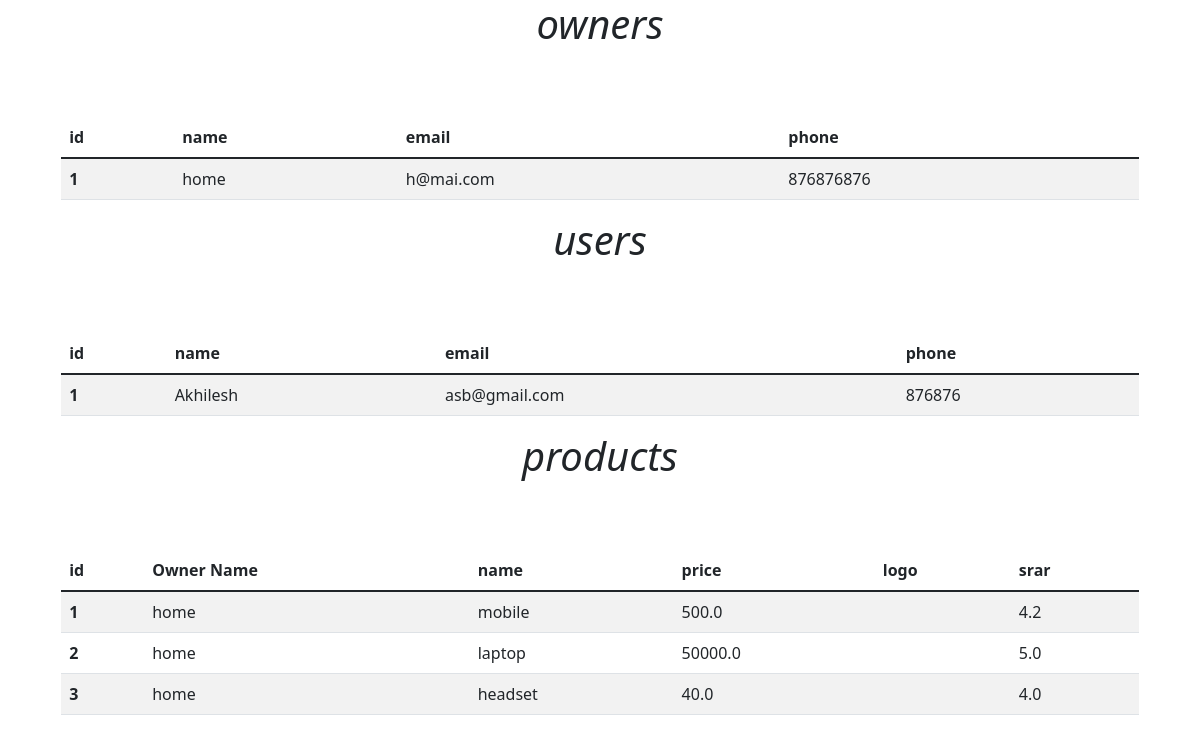
Page /owner/admin/ on the committed database.
### owner/models.py (models this page shows)
class owners (models.Model):
  name = models.CharField(max_length=255)
  phone = models.IntegerField()
  password = models.CharField(max_length=10)
  email = models.CharField(max_length=100)

class products (models.Model):
  owner_name = models.CharField(max_length=255)
  name = models.CharField(max_length=255)
  star = models.FloatField()
  image = models.CharField(max_length=2555)
  discription = models.CharField(max_length=255)
  price = models.FloatField ()
  stock = models.FloatField()
  video = models.CharField(max_length=2555)
  discount = models.FloatField()
  image2 = models.CharField(max_length=2555)
  image3 = models.CharField(max_length=2555)

### users/models.py (models this page shows)
class users (models.Model):
  name = models.CharField(max_length=255)
  password = models.CharField(max_length=10)
  email = models.CharField(max_length=100)
  phone = models.IntegerField()
  date = models.DateField()
  gender = models.CharField(max_length=50)

### owner/views.py (the view)
# urls.py: path('admin/',views.admin1 ,name = 'admin' ),
def admin1 (request):
  owner=owners.objects.all()
  order = orde.objects.all()
  user = users.objects.all()
  product = products.objects.all()
  data = {
    'owners':owner,
    'order':order,
    'user':user,
    'product':product
  }
  return render (request,'admin.html',data)

### owner/templates/admin.html (shortened to what this page needs)
<!DOCTYPE html>
<html>
  <head>
    <link href="https://cdn.jsdelivr.net/npm/bootstrap@5.1.3/dist/css/bootstrap.min.css" rel="stylesheet">
  </head>
  <body>
    <div class="">
    <div class="row">
      <h1 class="txt">owners</h1>
    <div class="tabl">
<table class="table table-striped" >
  <thead>
    <tr>
      <th scope="col">id</th>
      <th scope="col">name</th>
      <th scope="col">email</th>
      <th scope="col">phone</th>
    </tr>
  </thead>
  <tbody>
      {% for i in owners %}
    <tr>
      <th scope="row">{{i.id}}</th>
      <td>{{i.name}}</td>
      <td>{{i.email}}</td>
      <td>{{i.phone}}</td>
    </tr>
    {% endfor %}
  </tbody>
</table>
</div>
</div>
</div>
 <div class="">
    <div class="row">
      <h1 class="txt">users</h1>
    <div class="tabl">
<table class="table table-striped" >
  <thead>
    <tr>
      <th scope="col">id</th>
      <th scope="col">name</th>
      <th scope="col">email</th>
      <th scope="col">phone</th>
    </tr>
  </thead>
  <tbody>
      {% for i in user %}
    <tr>
      <th scope="row">{{i.id}}</th>
      <td>{{i.name}}</td>
      <td>{{i.email}}</td>
      <td>{{i.phone}}</td>
    </tr>
    {% endfor %}
  </tbody>
</table>
</div>
</div>
</div>
 <div class="">
    <div class="row">
      <h1 class="txt">products</h1>
    <div class="tabl">
<table class="table table-striped" >
  <thead>
    <tr>
      <th scope="col">id</th>
         <th scope="col">Owner Name</th>
      <th scope="col">name</th>
      <th scope="col">price</th>
      <th scope="col">logo</th>
      <th scope="col">srar</th>
    </tr>
  </thead>
  <tbody>
      {% for i in product %}
    <tr>
      <th scope="row">{{i.id}}</th>
      <td>{{i.owner_name}}</td>
      <td>{{i.name}}</td>
      <td>{{i.price}}</td>
      <td><img class="im" src="{{i.image}}" alt="" /></td>
      <td>{{i.star}}</td>
    </tr>
    {% endfor %}
  </tbody>
</table>
</div>
</div>
</div>
  </body>
</html>

### owner/templates/admin.html (style rules this page uses)
.tabl { margin-top: 5%; width: 90%; margin-left: 5%; }
.txt { text-align: center; font-style: italic; }

### rows in the picture
owners: id "1", name "home", email "h@mai.com", phone "876876876"
users: id "1", name "Akhilesh", email "asb@gmail.com", phone "876876"
products: id "1", owner_name "home", name "mobile", price "500.0", star "4.2"
products: id "2", owner_name "home", name "laptop", price "50000.0", star "5.0"
products: id "3", owner_name "home", name "headset", price "40.0", star "4.0"
